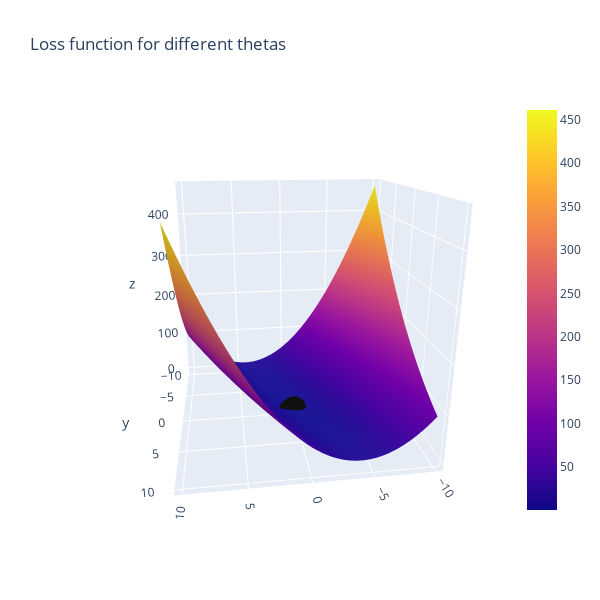

Notebook cell for this chart:
### Code cell
#Here is the same figure as above, with the line the loss function takes toward the minimum.

#X = Theta0
#Y - Theta1
#Z = Loss
#black line = path of loss function over the iterations.
#Find where it is closest to 0 in X and Y!

#you can click/hold in the graph below to rotate!

line_marker = dict(color='#101010', width=2)
fig = go.Figure()
fig.add_surface(x=theta1_vals, y=theta0_vals, z=J_vals)
fig.add_scatter3d(x=theta1_history, y=theta0_history, z=J_history, line=line_marker, name='')
#The below line adds a graph of just the loss over iterations in a 2D plane
plt.plot(theta0_history, theta1_history, 'r+');
fig.update_layout(title='Loss function for different thetas', autosize=True,
                  width=600, height=600, xaxis_title='theta0', 
                 yaxis_title='theta1')
fig.show()
